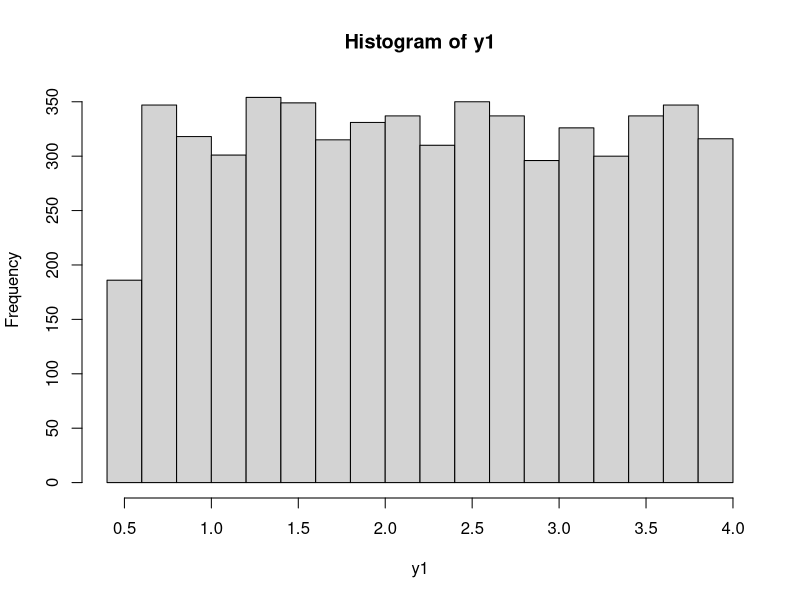
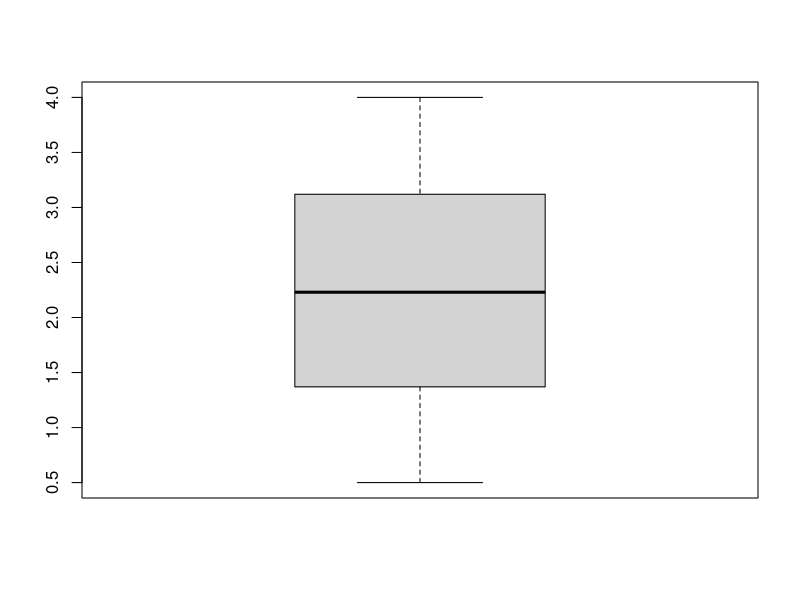
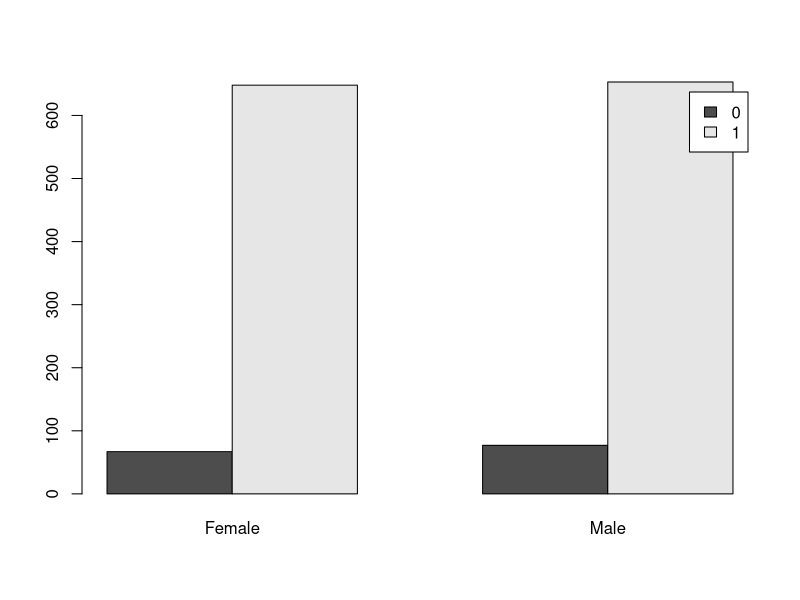
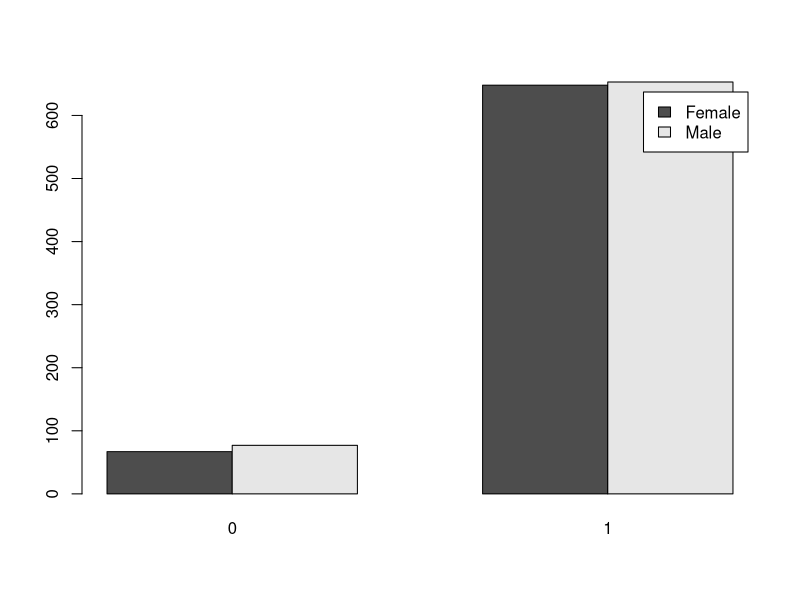
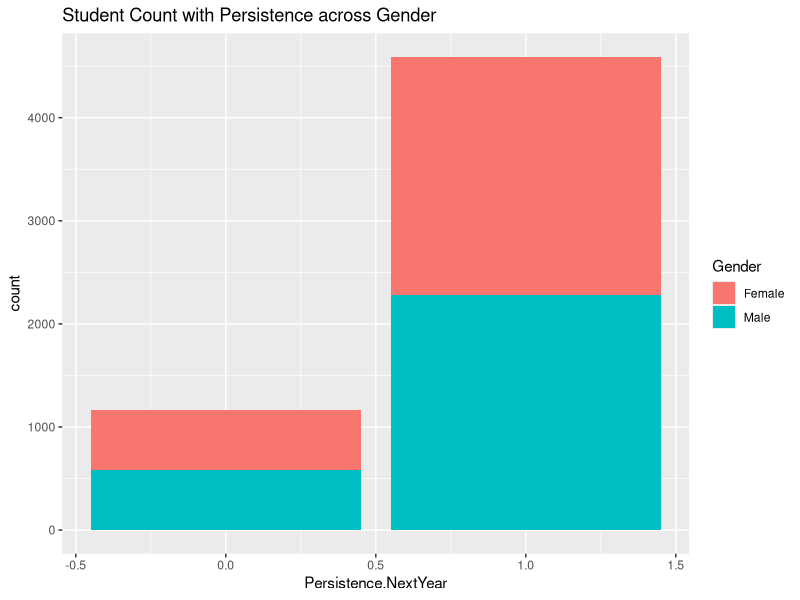
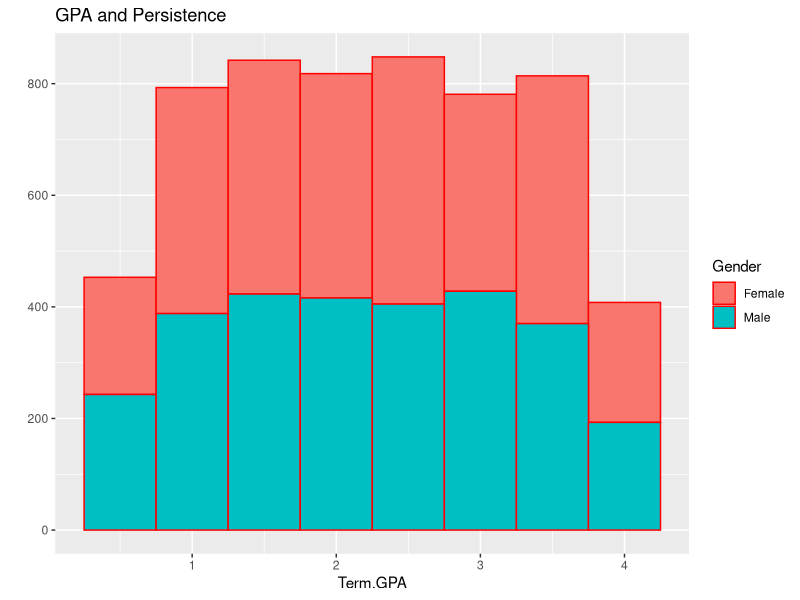
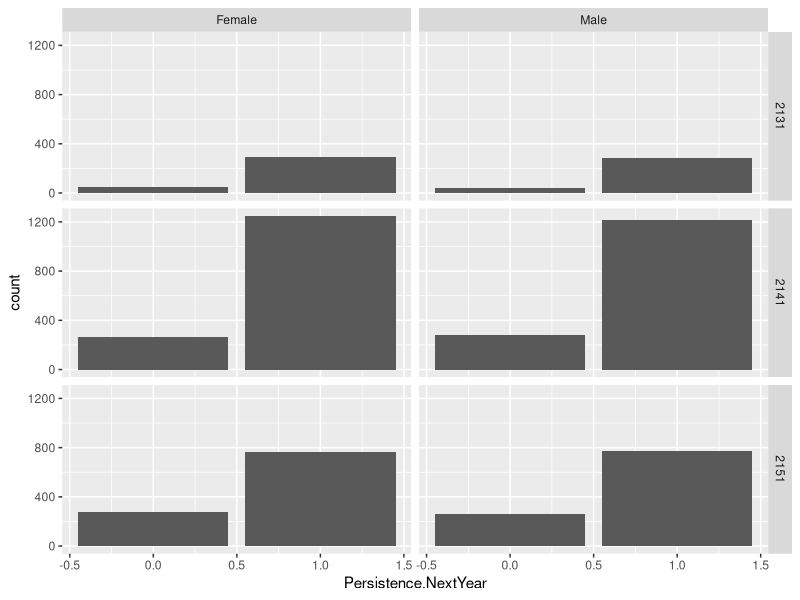
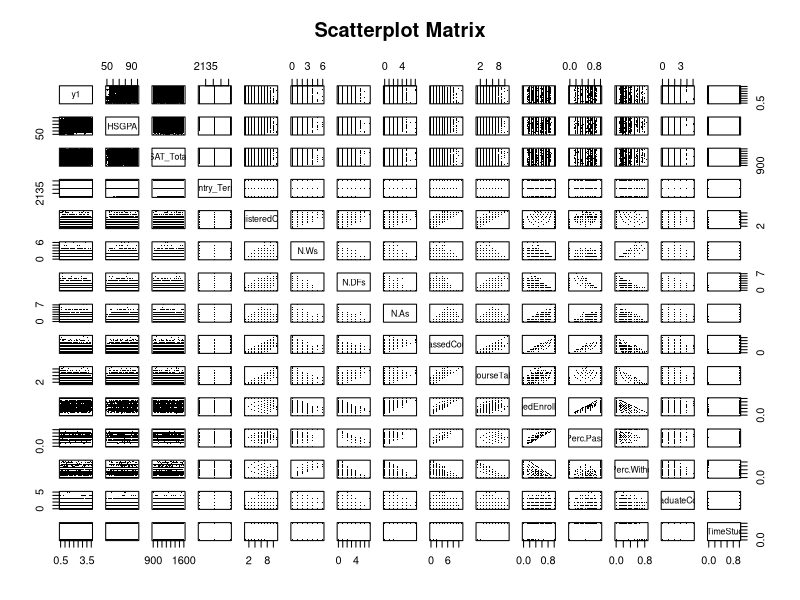

R code for these plots, in order: (Note: this script raises an error after producing the figures.)
## ---- chunk 1
knitr::opts_chunk$set(echo = TRUE, tidy=TRUE, tidy.opts=list(width.cutoff=80))
## ---- chunk 2
getwd() #gets what working directory is

# Create a RStudio Project and work under it.

#Download, Import and Assign 
train <- read.csv("StudentDataTrain.csv")
test <- read.csv("StudentDataTest.csv")
## ---- chunk 3
#Summarize univariately
summary(train) 
## ---- chunk 4
summary(test) 
## ---- chunk 5
#Dims
dim(train) #5961x18
dim(test) #1474x18
## ---- chunk 6
#Without NA's
dim(na.omit(train)) #5757x18
dim(na.omit(test)) #1445x18
## ---- chunk 7
#Perc of complete cases
sum(complete.cases(train))/nrow(train)
sum(complete.cases(test))/nrow(test)
## ---- chunk 8
#Delete or not? Don't delete!! Use Imputation method to fill na's
train <- na.omit(train)
test <- na.omit(test)
dim(train)
## ---- chunk 9
#Variable/Column names
colnames(test)
## ---- chunk 10
#Response variables 
#Do this for train after processing the data AND for test data sets)
y1=train$Term.GPA #numerical
y2=train$Persistence.NextYear #categorical
## ---- chunk 11
##Summarize
#y1
hist(y1)
boxplot(y1)
## ---- chunk 12
#y2: 0 - not persistent (drop), 1 - persistent (stay)
table(y2)
## ---- chunk 13
#Persistence
aa=table(test$Persistence.NextYear, test$Gender)
addmargins(aa)
prop.table(aa,2)
barplot(aa,beside=TRUE,legend=TRUE) #counts
barplot(t(aa),beside=TRUE,legend=TRUE)
## ---- chunk 14
#ggplots: just read more with help(ggplot2) and play
## Persistence percent by Year
library(ggplot2)
ggplot(data=train, aes(x=Persistence.NextYear, fill=Gender))+          #, fill=gender
  geom_bar(stat="count")+ ggtitle("Student Count with Persistence across Gender") #bar chart
## ---- chunk 15
##GPA and Persistence by Gender and (Entry) Years
qplot(Term.GPA, data=train[which(!is.na(train$Gender)),], fill=Gender, colour = I("red"), 
      na.rm = TRUE, main="GPA and Persistence", binwidth=.5)
## ---- chunk 16
##just template
ggplot(data=train, aes(x=Persistence.NextYear))+          #, fill=gender
  geom_bar(stat="count", position = position_dodge())+  #stat="bin"
  facet_grid(Entry_Term ~ Gender)

## ---- chunk 17
pairs(y1~HSGPA+SAT_Total+Entry_Term+N.RegisteredCourse+N.Ws+N.DFs+N.As+N.PassedCourse+N.CourseTaken+Perc.PassedEnrolledCourse+Perc.Pass+Perc.Withd+N.GraduateCourse+FullTimeStudent, data= train, main="Scatterplot Matrix", pch='.')
## ---- chunk 18
cor_mat=cor(train[sapply(train, is.numeric)])
round(cor_mat, 2)
## ---- chunk 19
# graph analysis (histogram plot)
par(mfrow=c(3,2))
hist(train$HSGPA, prob=T)
hist(train$SAT_Total, prob=T)
hist(train$Entry_Term, prob=T)
hist(train$N.RegisteredCourse, prob=T)
hist(train$N.Ws, prob=T)
hist(train$N.DFs, prob=T)
## ---- chunk 20
par(mfrow=c(3,2))
hist(train$N.As, prob=T)
hist(train$N.PassedCourse, prob=T)
hist(train$N.CourseTaken, prob=T)
hist(train$Perc.PassedEnrolledCourse, prob=T)
hist(train$Perc.Pass, prob=T)
hist(train$Perc.Withd, prob=T)
## ---- chunk 21
## k-Fold CV
k=5 
set.seed(99)
folds=sample(1:k,nrow(train),replace=TRUE)
## ---- chunk 22
#install.packages('modelr')
library(modelr)
## ---- chunk 23
train$genderD <- ifelse(train$Gender=="Male", 1, 0)
test$genderD <- ifelse(test$Gender=="Male", 1, 0)
# VIF
library(car)
lm.fit=lm(Term.GPA~HSGPA+SAT_Total+N.RegisteredCourse+N.Ws+N.DFs+N.As+Perc.PassedEnrolledCourse+Perc.Pass+Perc.Withd+N.GraduateCourse+FullTimeStudent+genderD,data=train)
vif(lm.fit)
## ---- chunk 24
# first we will predict y1 based on HSGPA
#For OLS method find train_MSE and test_MSE

cv.errors_valid_OLS1=matrix(NA,k,1, dimnames=list(NULL, paste("OLS")))
cv.errors_train_OLS1=matrix(NA,k,1, dimnames=list(NULL, paste("OLS")))
Rsquare_train_OLS1=matrix(NA,k,1, dimnames=list(NULL, paste("OLS")))
Rsquare_valid_OLS1=matrix(NA,k,1, dimnames=list(NULL, paste("OLS")))
# now, looping/k-fold procedure
for(j in 1:k){
  best.fit=lm(Term.GPA~HSGPA,data=train[folds!=j,])
    # predict the held data for validation MSE
  pred=predict(best.fit,train[folds==j,],interval="confidence")[,1]
  cv.errors_valid_OLS1[j,]=mean( (train$Term.GPA[folds==j]-pred)^2)
  Rsquare_valid_OLS1[j,]=rsquare(best.fit, train[folds==j,])
  # predict the train MSE for k-1 dataset
  pred2=predict(best.fit,train[folds!=j,],interval="confidence")[,1]
  cv.errors_train_OLS1[j,]=mean( (train$Term.GPA[folds!=j]-pred2)^2)
  Rsquare_train_OLS1[j,]=rsquare(best.fit, train[folds!=j,])
}
mean.cv.errors_train_OLS1=apply(cv.errors_train_OLS1,2,mean)
mean.cv.errors_valid_OLS1=apply(cv.errors_valid_OLS1,2,mean)
mean.Rsquare_train_OLS1=apply(Rsquare_train_OLS1,2,mean)
mean.Rsquare_valid_OLS1=apply(Rsquare_valid_OLS1,2,mean)

pred_test=predict(best.fit,test,interval="confidence")[,1]
mean.cv.errors_test_OLS1=mean( (test$Term.GPA-pred_test)^2)
mean.Rsquare_test_OLS1=rsquare(best.fit, test)


MSE_OLS=c(mean.cv.errors_train_OLS1,mean.cv.errors_valid_OLS1,mean.cv.errors_test_OLS1)
Rsq_OLS=c(mean.Rsquare_train_OLS1,mean.Rsquare_valid_OLS1,mean.Rsquare_test_OLS1)
SS_OLS <- cbind(MSE_OLS,Rsq_OLS)
SS_OLS=round(SS_OLS,3)
colnames(SS_OLS) <- c("MSE","Rsq_adj")
rownames(SS_OLS) <- c("Train set", "Valid set", "test set")
addmargins(SS_OLS)
knitr::kable(SS_OLS, caption = "SLR Model quality check HSGPA predictor")
## ---- chunk 25
# we will predict y1 based on SAT_Total
#For OLS method find train_MSE and test_MSE

cv.errors_valid_OLS1=matrix(NA,k,1, dimnames=list(NULL, paste("OLS")))
cv.errors_train_OLS1=matrix(NA,k,1, dimnames=list(NULL, paste("OLS")))
Rsquare_train_OLS1=matrix(NA,k,1, dimnames=list(NULL, paste("OLS")))
Rsquare_valid_OLS1=matrix(NA,k,1, dimnames=list(NULL, paste("OLS")))
# now, looping/k-fold procedure
for(j in 1:k){
  best.fit=lm(Term.GPA~SAT_Total,data=train[folds!=j,])
    # predict the held data for validation MSE
  pred=predict(best.fit,train[folds==j,],interval="confidence")[,1]
  cv.errors_valid_OLS1[j,]=mean( (train$Term.GPA[folds==j]-pred)^2)
  Rsquare_valid_OLS1[j,]=rsquare(best.fit, train[folds==j,])
  # predict the train MSE for k-1 dataset
  pred2=predict(best.fit,train[folds!=j,],interval="confidence")[,1]
  cv.errors_train_OLS1[j,]=mean( (train$Term.GPA[folds!=j]-pred2)^2)
  Rsquare_train_OLS1[j,]=rsquare(best.fit, train[folds!=j,])
}
mean.cv.errors_train_OLS1=apply(cv.errors_train_OLS1,2,mean)
mean.cv.errors_valid_OLS1=apply(cv.errors_valid_OLS1,2,mean)
mean.Rsquare_train_OLS1=apply(Rsquare_train_OLS1,2,mean)
mean.Rsquare_valid_OLS1=apply(Rsquare_valid_OLS1,2,mean)

pred_test=predict(best.fit,test,interval="confidence")[,1]
mean.cv.errors_test_OLS1=mean( (test$Term.GPA-pred_test)^2)
mean.Rsquare_test_OLS1=rsquare(best.fit, test)


MSE_OLS=c(mean.cv.errors_train_OLS1,mean.cv.errors_valid_OLS1,mean.cv.errors_test_OLS1)
Rsq_OLS=c(mean.Rsquare_train_OLS1,mean.Rsquare_valid_OLS1,mean.Rsquare_test_OLS1)
SS_OLS <- cbind(MSE_OLS,Rsq_OLS)
SS_OLS=round(SS_OLS,3)
colnames(SS_OLS) <- c("MSE","Rsq_adj")
rownames(SS_OLS) <- c("Train set", "Valid set", "test set")
addmargins(SS_OLS)
knitr::kable(SS_OLS, caption = "SLR Model quality check SAT_Total")
## ---- chunk 26
# we will predict y1 based on N.As
#For OLS method find train_MSE and test_MSE

cv.errors_valid_OLS1=matrix(NA,k,1, dimnames=list(NULL, paste("OLS")))
cv.errors_train_OLS1=matrix(NA,k,1, dimnames=list(NULL, paste("OLS")))
Rsquare_train_OLS1=matrix(NA,k,1, dimnames=list(NULL, paste("OLS")))
Rsquare_valid_OLS1=matrix(NA,k,1, dimnames=list(NULL, paste("OLS")))
# now, looping/k-fold procedure
for(j in 1:k){
  best.fit=lm(Term.GPA~N.As,data=train[folds!=j,])
    # predict the held data for validation MSE
  pred=predict(best.fit,train[folds==j,],interval="confidence")[,1]
  cv.errors_valid_OLS1[j,]=mean( (train$Term.GPA[folds==j]-pred)^2)
  Rsquare_valid_OLS1[j,]=rsquare(best.fit, train[folds==j,])
  # predict the train MSE for k-1 dataset
  pred2=predict(best.fit,train[folds!=j,],interval="confidence")[,1]
  cv.errors_train_OLS1[j,]=mean( (train$Term.GPA[folds!=j]-pred2)^2)
  Rsquare_train_OLS1[j,]=rsquare(best.fit, train[folds!=j,])
}
mean.cv.errors_train_OLS1=apply(cv.errors_train_OLS1,2,mean)
mean.cv.errors_valid_OLS1=apply(cv.errors_valid_OLS1,2,mean)
mean.Rsquare_train_OLS1=apply(Rsquare_train_OLS1,2,mean)
mean.Rsquare_valid_OLS1=apply(Rsquare_valid_OLS1,2,mean)

pred_test=predict(best.fit,test,interval="confidence")[,1]
mean.cv.errors_test_OLS1=mean( (test$Term.GPA-pred_test)^2)
mean.Rsquare_test_OLS1=rsquare(best.fit, test)


MSE_OLS=c(mean.cv.errors_train_OLS1,mean.cv.errors_valid_OLS1,mean.cv.errors_test_OLS1)
Rsq_OLS=c(mean.Rsquare_train_OLS1,mean.Rsquare_valid_OLS1,mean.Rsquare_test_OLS1)
SS_OLS <- cbind(MSE_OLS,Rsq_OLS)
SS_OLS=round(SS_OLS,3)
colnames(SS_OLS) <- c("MSE","Rsq_adj")
rownames(SS_OLS) <- c("Train set", "Valid set", "test set")
addmargins(SS_OLS)
knitr::kable(SS_OLS, caption = "SLR Model quality check N.As")
## ---- chunk 27
#For Forward selection method 
library(leaps)

library(caret)
predict_regsubsets=function(object, newdata, id, ...){
  form=as.formula(object$call[[2]])
  mat=model.matrix(form,newdata)
  coefi=coef(object,id=id)
  xvars=names(coefi)
  mat[,xvars]%*%coefi #prediction or fitted results
}
predictor_no=4
cv.errors_valid_MLRF=matrix(NA,k,predictor_no, dimnames=list(NULL, paste(1:predictor_no)))
cv.errors_train_MLRF=matrix(NA,k,predictor_no, dimnames=list(NULL, paste(1:predictor_no)))
Rsquare_train_MLRF=matrix(NA,k,predictor_no, dimnames=list(NULL, paste(1:predictor_no)))
Rsquare_valid_MLRF=matrix(NA,k,predictor_no, dimnames=list(NULL, paste(1:predictor_no)))
# now, looping/k-fold procedure
for(j in 1:k){
  best.fit=regsubsets(Term.GPA~HSGPA+SAT_Total+N.As+N.GraduateCourse+FullTimeStudent+N.RegisteredCourse+genderD,data=train[folds!=j,],nvmax=6, method = "forward")
  for(i in 1:predictor_no){
    # predict the held data for test MSE
    pred=predict_regsubsets(best.fit,train[folds==j,],id=i)
    cv.errors_valid_MLRF[j,i]=mean( (train$Term.GPA[folds==j]-pred)^2)
    Rsquare_valid_MLRF[j,i]=R2(pred, train$Term.GPA[folds==j])
  # predict the train MSE for k-1 dataset
    pred2=predict_regsubsets(best.fit,train[folds!=j,],id=i)
    cv.errors_train_MLRF[j,i]=mean( (train$Term.GPA[folds!=j]-pred2)^2)
    Rsquare_train_MLRF[j,i]=R2(pred2, train$Term.GPA[folds!=j])
  }
}
mean.cv.errors_train_MLRF=apply(cv.errors_train_MLRF,2,mean)
mean.cv.errors_valid_MLRF=apply(cv.errors_valid_MLRF,2,mean)
mean.Rsquare_train_MLRF=apply(Rsquare_train_MLRF,2,mean)
mean.Rsquare_valid_MLRF=apply(Rsquare_valid_MLRF,2,mean)
par(mfrow=c(2,2))
plot(mean.cv.errors_train_MLRF,type='b')
plot(mean.cv.errors_valid_MLRF,type='b')
plot(mean.Rsquare_train_MLRF,type='b')
plot(mean.Rsquare_valid_MLRF,type='b')
## ---- chunk 28
coef(best.fit,3)
## ---- chunk 29
pred_test=predict_regsubsets(best.fit,test,id=3)
mean.cv.errors_test_MLRF=mean( (test$Term.GPA-pred_test)^2)
mean.Rsquare_test_MLRF=R2(pred_test, test$Term.GPA)


MSE_MLRF=c(mean.cv.errors_train_MLRF[3],mean.cv.errors_valid_MLRF[3],mean.cv.errors_test_MLRF)
Rsq_MLRF=c(mean.Rsquare_train_MLRF[3],mean.Rsquare_valid_MLRF[3],mean.Rsquare_test_MLRF)
SS_MLRF <- cbind(MSE_MLRF,Rsq_MLRF)
SS_MLRF=round(SS_MLRF,3)
colnames(SS_MLRF) <- c("MSE","Rsq_adj")
rownames(SS_MLRF) <- c("Train set", "Valid set", "test set")
addmargins(SS_MLRF)
knitr::kable(SS_MLRF, caption = "MLR Model quality")
## ---- chunk 30
# Ridge Regression
library(glmnet)
# grid for lambda
grid=10^seq(10,-2,length=100)
x=model.matrix(Term.GPA~HSGPA+SAT_Total+N.As+N.GraduateCourse+FullTimeStudent+N.RegisteredCourse+genderD,train)[,-1]
y=na.omit(train$Term.GPA)

x_test=model.matrix(Term.GPA~HSGPA+SAT_Total+N.As+N.GraduateCourse+FullTimeStudent+N.RegisteredCourse+genderD,test)[,-1]
y_test=na.omit(test$Term.GPA)
## ---- chunk 31
library(glmnet)
#For Ridge regression method find train_MSE and test_MSE
cv.errors_train_Ridge=matrix(NA,k,1, dimnames=list(NULL, paste("ridge")))
cv.errors_valid_Ridge=matrix(NA,k,1, dimnames=list(NULL, paste("ridge")))
Rsquare_train_Ridge=matrix(NA,k,1, dimnames=list(NULL, paste("ridge")))
Rsquare_valid_Ridge=matrix(NA,k,1, dimnames=list(NULL, paste("ridge")))
# now, looping/k-fold procedure
for(j in 1:k){
  #fit on train data
  ridge.mod=glmnet(x[folds==j,],y[folds==j],alpha=0,lambda=grid, thresh=1e-12)
  cv.out=cv.glmnet(x[folds==j,],y[folds==j],alpha=0)
  bestlam=cv.out$lambda.min
  # predict the held data for test MSE
  ridge.pred=predict(ridge.mod,s=bestlam,newx=x[folds!=j,])
  cv.errors_valid_Ridge[j,]=mean((ridge.pred-y[folds!=j])^2) #test MSE associated with best lambda
  Rsquare_valid_Ridge[j,]=R2(ridge.pred, y[folds!=j])
  # predict the train MSE for k-1 dataset
  ridge.pred=predict(ridge.mod,s=bestlam,newx=x[folds==j,])
  cv.errors_train_Ridge[j,]=mean((ridge.pred-y[folds==j])^2)
  Rsquare_train_Ridge[j,]=R2(ridge.pred, y[folds==j])
}
mean.cv.errors_train_ridge=apply(cv.errors_train_Ridge,2,mean)
mean.cv.errors_valid_ridge=apply(cv.errors_valid_Ridge,2,mean)
mean.Rsquare_train_ridge=apply(Rsquare_train_Ridge,2,mean)
mean.Rsquare_valid_ridge=apply(Rsquare_valid_Ridge,2,mean)

ridge.pred2=predict(ridge.mod,s=bestlam,newx=x_test)

mean.cv.errors_test_ridge=mean( (y_test-ridge.pred2)^2)
mean.Rsquare_test_ridge=R2(ridge.pred2, y_test)


MSE_ridge=c(mean.cv.errors_train_ridge,mean.cv.errors_valid_ridge,mean.cv.errors_test_ridge)
Rsq_ridge=c(mean.Rsquare_train_ridge,mean.Rsquare_valid_ridge,mean.Rsquare_test_ridge)
SS_ridge <- cbind(MSE_ridge,Rsq_ridge)
SS_ridge=round(SS_ridge,3)
colnames(SS_ridge) <- c("MSE","Rsq_adj")
rownames(SS_ridge) <- c("Train set", "Valid set", "test set")
addmargins(SS_ridge)
knitr::kable(SS_ridge, caption = "MLR Ridge Model quality")
## ---- chunk 32
#refit model with best lambda and get the coefficients
out1=glmnet(x,y,alpha=0)
predict(out1,type="coefficients",s=bestlam)[1:4,]
## ---- chunk 33
library(glmnet)
#For Lasso regression method find train_MSE and test_MSE
cv.errors_train_Lasso=matrix(NA,k,1, dimnames=list(NULL, paste("lasso")))
cv.errors_valid_Lasso=matrix(NA,k,1, dimnames=list(NULL, paste("lasso")))
Rsquare_train_Lasso=matrix(NA,k,1, dimnames=list(NULL, paste("lasso")))
Rsquare_valid_Lasso=matrix(NA,k,1, dimnames=list(NULL, paste("lasso")))
# now, looping/k-fold procedure
for(j in 1:k){
  #fit on train data
  lasso.mod=glmnet(x[folds==j,],y[folds==j],alpha=1,lambda=grid, thresh=1e-12) # alpha = 1 for lasso
  cv.out=cv.glmnet(x[folds==j,],y[folds==j],alpha=1)
  bestlam=cv.out$lambda.min
  # predict the held data for test MSE
  lasso.pred=predict(lasso.mod,s=bestlam,newx=x[folds!=j,])
  cv.errors_valid_Lasso[j,]=mean((lasso.pred-y[folds!=j])^2) #test MSE associated with best lambda
  Rsquare_valid_Lasso[j,]=R2(lasso.pred, y[folds!=j])
  # predict the train MSE for k-1 dataset
  lasso.pred=predict(lasso.mod,s=bestlam,newx=x[folds==j,])
  cv.errors_train_Lasso[j,]=mean((lasso.pred-y[folds==j])^2)
  Rsquare_train_Lasso[j,]=R2(lasso.pred, y[folds==j])
}
mean.cv.errors_train_lasso=apply(cv.errors_train_Lasso,2,mean)
mean.cv.errors_valid_lasso=apply(cv.errors_valid_Lasso,2,mean)
mean.Rsquare_train_lasso=apply(Rsquare_train_Lasso,2,mean)
mean.Rsquare_valid_lasso=apply(Rsquare_valid_Lasso,2,mean)

lasso.pred2=predict(lasso.mod,s=bestlam,newx=x_test)

mean.cv.errors_test_lasso=mean( (y_test-lasso.pred2)^2)
mean.Rsquare_test_lasso=R2(lasso.pred2, y_test)


MSE_lasso=c(mean.cv.errors_train_lasso,mean.cv.errors_valid_lasso,mean.cv.errors_test_lasso)
Rsq_lasso=c(mean.Rsquare_train_lasso,mean.Rsquare_valid_lasso,mean.Rsquare_test_lasso)
SS_lasso <- cbind(MSE_lasso,Rsq_lasso)
SS_lasso=round(SS_lasso,3)
colnames(SS_lasso) <- c("MSE","Rsq_adj")
rownames(SS_lasso) <- c("Train set", "Valid set", "test set")
addmargins(SS_lasso)
knitr::kable(SS_lasso, caption = "MLR Lasso Model quality")
## ---- chunk 34
#refit model with best lambda and get the coefficients
out1=glmnet(x,y,alpha=1)
predict(out1,type="coefficients",s=bestlam)[1:4,]
## ---- chunk 35
perfcheck <- function(ct) {
  Accuracy <- (ct[1]+ct[4])/sum(ct)
  Recall <- ct[4]/sum((ct[2]+ct[4]))      #TP/P   or Power, Sensitivity, TPR 
  Type1 <- ct[3]/sum((ct[1]+ct[3]))       #FP/N   or 1 - Specificity , FPR
  Precision <- ct[4]/sum((ct[3]+ct[4]))   #TP/P*
  Type2 <- ct[2]/sum((ct[2]+ct[4]))       #FN/P
  F1 <- 2/(1/Recall+1/Precision)
  Values <- as.vector(round(c(Accuracy, Recall, Type1, Precision, Type2, F1),4)) *100
  Metrics = c("Accuracy", "Recall", "Type1", "Precision", "Type2", "F1")
  cbind(Metrics, Values)
  #list(Performance=round(Performance, 4))
}
## ---- chunk 36
# we will use cross validation first.
## k-Fold CV

k=5 
set.seed(99)
folds=sample(1:k,nrow(train),replace=TRUE)
#logistic regression
error.log.valid=matrix(NA,k,1, dimnames=list(NULL, paste("Log")))
error.log.train=matrix(NA,k,1, dimnames=list(NULL, paste("Log")))
# now, looping/k-fold procedure
for(j in 1:k){
  glm.fits=glm(Persistence.NextYear~Term.GPA+HSGPA+SAT_Total+N.RegisteredCourse+N.Ws+N.DFs+N.As+Perc.PassedEnrolledCourse+Perc.Pass+Perc.Withd+N.GraduateCourse+FullTimeStudent,data=train[folds!=j,],family=binomial)
  glm.probs.train=predict(glm.fits,train[folds!=j,],type="response")

  glm.probs.valid=predict(glm.fits,train[folds==j,],type="response")
  
  # predict the held data for train MSE
  glm.pred.train=rep(0,length(glm.probs.train))
  glm.pred.train[glm.probs.train>.5]=1
  error.log.train[j,]=mean(glm.pred.train!=train$Persistence.NextYear[folds!=j]) #error
  
  # predict the held data for test MSE
  glm.pred.valid=rep(0,length(glm.probs.valid))
  glm.pred.valid[glm.probs.valid>.5]=1
  error.log.valid[j,]=mean(glm.pred.valid!=train$Persistence.NextYear[folds==j]) #error
}
mean.errors.log.train=apply(error.log.train,2,mean)
mean.errors.log.valid=apply(error.log.valid,2,mean)

cat('The MSE for train and valid set for logistic regression are', mean.errors.log.train,'&', mean.errors.log.valid)
## ---- chunk 37
#confusion matrix for logistic regression on train set
ct1_train=table(train$Persistence.NextYear[folds!=k], glm.pred.train)
cat('the confusion matrix is',sep="\n\n")

ct1_train
me_log_train=perfcheck(ct1_train)

## ---- chunk 38
#confusion matrix for logistic regression on valid set
ct1_valid=table(train$Persistence.NextYear[folds==k], glm.pred.valid)
cat('the confusion matrix is',sep="\n\n")

ct1_valid
me_log_valid=perfcheck(ct1_train)

## ---- chunk 39
#confusion matrix for logistic regression on test set
glm.probs.test=predict(glm.fits,test,type="response")
glm.pred.test=rep(0,length(glm.probs.test))
glm.pred.test[glm.probs.test>.5]=1
ct1_test=table(test$Persistence.NextYear, glm.pred.test)
cat('the confusion matrix is',sep="\n\n")

ct1_test
me_log_test=perfcheck(ct1_test)

## ---- chunk 40
#performance metric for logistic regression
a=cbind(me_log_train[,1],me_log_train[,2],me_log_valid[,2],me_log_test[,2])
colnames(a)=c("Metrics","Train","valid","test")
knitr::kable(a, caption = "Model Metrics Logistic Regression")
## ---- chunk 41
library(pROC)
par(mfrow=c(2,2))
train_prob = predict(glm.fits, newdata = train, type = "response")
train_roc = roc(train$Persistence.NextYear ~ train_prob, plot = TRUE, print.auc = TRUE, main="Train ROC curve")
test_prob = predict(glm.fits, newdata = test, type = "response")
test_roc = roc(test$Persistence.NextYear ~ test_prob, plot = TRUE, print.auc = TRUE, main="Test ROC curve")
## ---- chunk 42
#install.packages('e1071')
library('e1071')
x1 <- train[,-1]
x =x1[,-1]
x=x[,-3]
x=x[,-4]
x=x[,-4]
y <- factor(train[,6])# getting the response variable
obj2 <- tune.knn(x, y, k = 1:10, tunecontrol = tune.control(sampling = "boot"))
summary(obj2)
## ---- chunk 43
plot(obj2)

## ---- chunk 44
attach(train)
#confusion matrix for knn for valid set
train.X=cbind(Term.GPA, HSGPA, SAT_Total, N.RegisteredCourse, N.Ws, N.DFs, N.As, N.PassedCourse, N.CourseTaken, Perc.PassedEnrolledCourse, Perc.Pass, N.GraduateCourse)
  
test.X=cbind(Term.GPA, HSGPA, SAT_Total, N.RegisteredCourse, N.Ws, N.DFs, N.As, N.PassedCourse, N.CourseTaken, Perc.PassedEnrolledCourse, Perc.Pass, N.GraduateCourse)
## ---- chunk 45
library(class)
knn.pred=knn(train.X,test.X,train$Persistence.NextYear,k=obj2$best.parameters[1])
ct5_knn=table(train$Persistence.NextYear, knn.pred)
cat('the confusion matrix is',sep="\n\n")
ct5_knn
me_knn_valid=perfcheck(ct5_knn)
## ---- chunk 46
#confusion matrix for knn for valid set
detach(train)
attach(test)
train.X=cbind(Term.GPA, HSGPA, SAT_Total, N.RegisteredCourse, N.Ws, N.DFs, N.As, N.PassedCourse, N.CourseTaken, Perc.PassedEnrolledCourse, Perc.Pass, N.GraduateCourse)
  
test.X=cbind(Term.GPA, HSGPA, SAT_Total, N.RegisteredCourse, N.Ws, N.DFs, N.As, N.PassedCourse, N.CourseTaken, Perc.PassedEnrolledCourse, Perc.Pass, N.GraduateCourse)
## ---- chunk 47
knn.pred=knn(train.X,test.X,test$Persistence.NextYear,k=obj2$best.parameters[1])
ct5_knn=table(test$Persistence.NextYear, knn.pred)
cat('the confusion matrix is',sep="\n\n")

ct5_knn
me_knn_test=perfcheck(ct5_knn)
## ---- chunk 48
#performance metric for logistic regression
a=cbind(me_knn_valid[,1],me_knn_valid[,2],me_knn_test[,2])
colnames(a)=c("Metrics","valid","test")
knitr::kable(a, caption = "Model Metrics KNN")
## ---- chunk 49
# we will use cross validation first. on LDA
## k-Fold CV
library(MASS)
#LDA regression
error.lda.valid=matrix(NA,k,1, dimnames=list(NULL, paste("Log")))
error.lda.train=matrix(NA,k,1, dimnames=list(NULL, paste("Log")))
# now, looping/k-fold procedure
for(j in 1:k){
  lda.fit=lda(Persistence.NextYear~Term.GPA+HSGPA+SAT_Total+N.RegisteredCourse+N.Ws+N.DFs+N.As+Perc.PassedEnrolledCourse+Perc.Pass+Perc.Withd+N.GraduateCourse+FullTimeStudent,data=train[folds!=j,])
  #PREDICT on train and test data
  lda.pred.train=predict(lda.fit, train[folds!=j,])
  lda.pred.valid=predict(lda.fit, train[folds==j,])
  lda.class.train=lda.pred.train$class
  lda.class.valid=lda.pred.valid$class
  
  error.lda.train[j,]=mean(lda.class.train!=train$Persistence.NextYear[folds!=j])

  error.lda.valid[j,]=mean(lda.class.valid!=train$Persistence.NextYear[folds==j])
}
mean.errors.lda.train=apply(error.lda.train,2,mean)
mean.errors.lda.valid=apply(error.lda.valid,2,mean)

cat('The train and test error rate for LDA are', mean.errors.lda.train, '&', mean.errors.lda.valid)

## ---- chunk 50
#confusion matrix for LDA on train set
ct1_train=table(train$Persistence.NextYear[folds!=k], lda.class.train)
cat('the confusion matrix is',sep="\n\n")

ct1_train
me_lda_train=perfcheck(ct1_train)

## ---- chunk 51
#confusion matrix for LDA on valid set
ct1_valid=table(train$Persistence.NextYear[folds==k], lda.class.valid)
cat('the confusion matrix is',sep="\n\n")

ct1_valid
me_lda_valid=perfcheck(ct1_valid)

## ---- chunk 52
#confusion matrix for LDA on test set
lda.pred.test=predict(lda.fit, test)
lda.class.test=lda.pred.test$class
ct1_test=table(test$Persistence.NextYear, lda.class.test)
cat('the confusion matrix is',sep="\n\n")

ct1_test
me_lda_test=perfcheck(ct1_test)

## ---- chunk 53
#performance metric for LDA
a=cbind(me_lda_train[,1],me_lda_train[,2],me_lda_valid[,2],me_lda_test[,2])
colnames(a)=c("Metrics","Train","valid","test")
knitr::kable(a, caption = "Model Metrics LDA")
## ---- chunk 54
library(ROCR)
# choose the posterior probability column carefully, it may be 
# lda.pred$posterior[,1] or lda.pred$posterior[,2], depending on your factor levels 
pred <- prediction(lda.pred.test$posterior[,2], test$Persistence.NextYear) 
perf <- performance(pred,"tpr","fpr")
plot(perf,colorize=TRUE, main="LDA ROC for test data")
## ---- chunk 55
# we will use cross validation first. on QDA
## k-Fold CV

#LDA regression
error.qda.valid=matrix(NA,k,1, dimnames=list(NULL, paste("Log")))
error.qda.train=matrix(NA,k,1, dimnames=list(NULL, paste("Log")))
# now, looping/k-fold procedure
for(j in 1:k){
  qda.fit=qda(Persistence.NextYear~Term.GPA+HSGPA+SAT_Total+N.RegisteredCourse+N.Ws+N.DFs+N.As+Perc.PassedEnrolledCourse+Perc.Pass+Perc.Withd+N.GraduateCourse+FullTimeStudent,data=train[folds!=j,])
  #PREDICT on train and test data
  qda.pred.train=predict(qda.fit, train[folds!=j,])
  qda.pred.valid=predict(qda.fit, train[folds==j,])
  qda.class.train=qda.pred.train$class
  qda.class.valid=qda.pred.valid$class
  
  error.qda.train[j,]=mean(qda.class.train!=train$Persistence.NextYear[folds!=j])

  error.qda.valid[j,]=mean(qda.class.valid!=train$Persistence.NextYear[folds==j])
}
mean.errors.qda.train=apply(error.qda.train,2,mean)
mean.errors.qda.valid=apply(error.qda.valid,2,mean)

cat('The train and test error rate for QDA are', mean.errors.qda.train, '&', mean.errors.qda.valid)

## ---- chunk 56
#confusion matrix for QDA on train set
ct1_train=table(train$Persistence.NextYear[folds!=k], qda.class.train)
ct1_train
me_qda_train=perfcheck(ct1_train)

## ---- chunk 57
#confusion matrix for QDA on valid set
ct1_valid=table(train$Persistence.NextYear[folds==k], qda.class.valid)
ct1_valid
me_qda_valid=perfcheck(ct1_valid)

## ---- chunk 58
#confusion matrix for QDA on test set
qda.pred.test=predict(qda.fit, test)
qda.class.test=qda.pred.test$class
ct1_test=table(test$Persistence.NextYear, qda.class.test)
ct1_test
me_qda_test=perfcheck(ct1_test)

## ---- chunk 59
#performance metric for LDA
a=cbind(me_qda_train[,1],me_qda_train[,2],me_qda_valid[,2],me_qda_test[,2])
colnames(a)=c("Metrics","Train","valid","test")
knitr::kable(a, caption = "Model Metrics QDA")
## ---- chunk 60
library(ROCR)
# choose the posterior probability column carefully, it may be 
# lda.pred$posterior[,1] or lda.pred$posterior[,2], depending on your factor levels 
pred <- prediction(qda.pred.test$posterior[,2], test$Persistence.NextYear) 
perf <- performance(pred,"tpr","fpr")
plot(perf,colorize=TRUE, main="QDA ROC for test data")
## ---- chunk 61
library(e1071)
svmfit = svm(Persistence.NextYear~Term.GPA+HSGPA+SAT_Total+N.RegisteredCourse+N.Ws+N.DFs+N.As+Perc.PassedEnrolledCourse+Perc.Pass+Perc.Withd+N.GraduateCourse+FullTimeStudent, data = train, kernel = "radial", cost = 10, scale = TRUE)
print(svmfit)
## ---- chunk 62
pred <- predict(svmfit, test)
pred.test=rep(0,length(pred))
pred.test[pred>.5]=1
ct1_test=table(test$Persistence.NextYear, pred.test)
cat('the confusion matrix is',sep="\n\n")

ct1_test
me_svm_test=perfcheck(ct1_test)

## ---- chunk 63

me_svm_test
